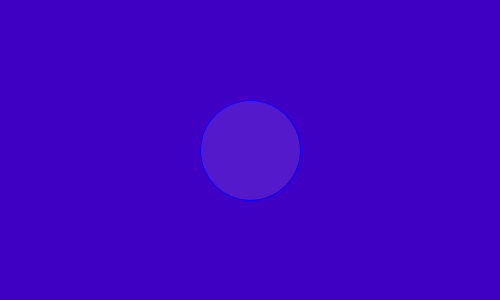
Frame 1 (no input)
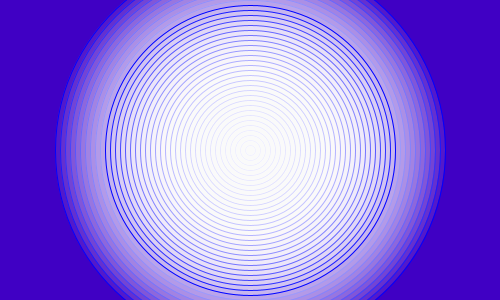
Frame 60 (the mouse pressed at the canvas centre just before this capture)
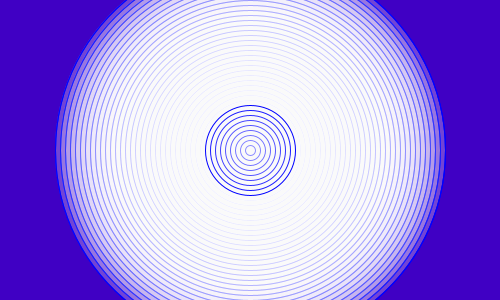
Frame 120 (the mouse held since frame 60 and released just before this capture)

The Processing sketch that drew these frames (run headless with seeded random() and noise(); from frame 60 on, the mouse is pressed at the canvas centre):

// Processing sketch: simple_droplet4
// ── simple_droplet4.pde
//  Title: Simple Droplet 1
//  Description: A simple example for Programming Visual and Generative Art
//  Date Started: 2012 Feb 24
//  Last Modified: 2012 Feb 24
//  http://asymptoticdesign.wordpress.com/
//  This work is licensed under a Creative Commons 3.0 License.
//  (Attribution - NonCommerical - ShareAlike)
//  http://creativecommons.org/licenses/by-nc-sa/3.0/
//
//  In summary, you are free to copy, distribute, edit, and remix the work.
//  Under the conditions that you attribute the work to me, it is for
//  noncommercial purposes, and if you build upon this work or otherwise alter
//  it, you may only distribute the resulting work under this license.
//
//  Of course, the conditions may be waived with permission from the author.
//

//-----------------Globals
/* These are variables that you want to exist throughout the entire sketch.*/
int diam = 100;
float centX, centY;

//-----------------Setup
/*The code in setup() will only be run once in your sketch.  Use this space to set things up like
 the sketch size, background color, framerate, etc. etc.*/
void setup() {
  size(500, 300);
  frameRate(24);
  smooth();
  background(64, 0, 196);
  centX = width/2;
  centY = height/2;
  stroke(0, 0, 255);
  strokeWeight(1);
  fill(255, 25);
}

//-----------------Main Loop
void draw() {
  if (diam < 400) {
    ellipse(centX, centY, diam, diam);
    diam += 10;
  }
  if (diam == 400) {
    diam = 0;
  }
}
